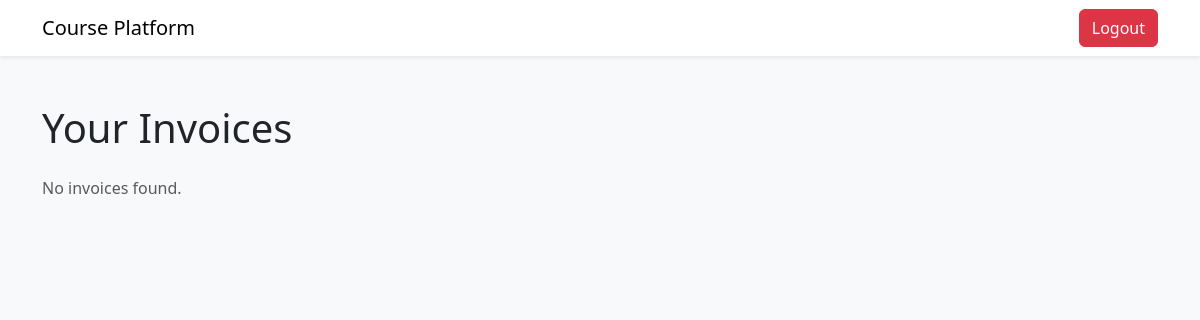
Page /student/invoices (signed in) on the earlier database version.
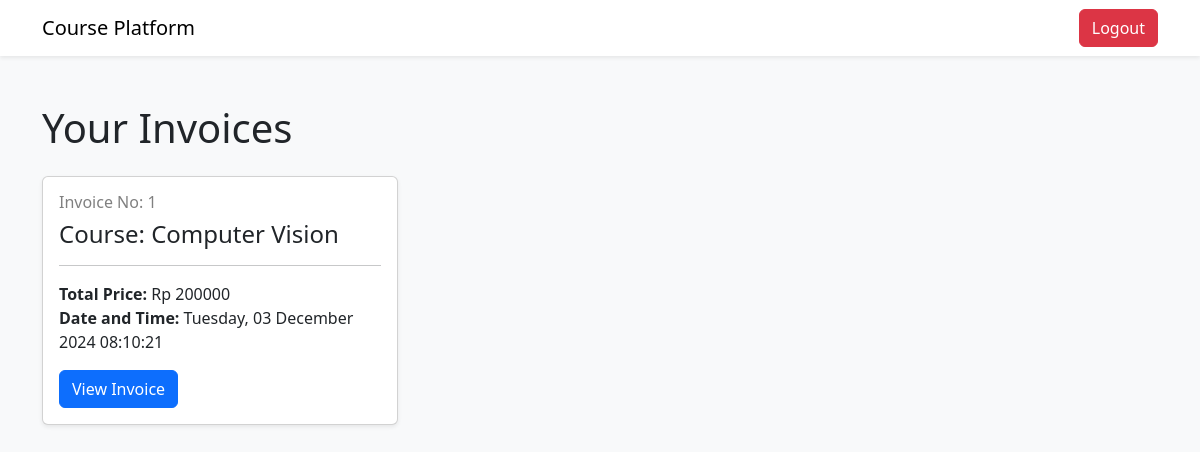
Same page on the later database version.
### tables this page shows
CREATE TABLE invoice (
                id_invoice INTEGER PRIMARY KEY AUTOINCREMENT,
                id_pembayaran INTEGER,
                id_peserta INTEGER,
                detail_invoice TEXT NOT NULL,
                FOREIGN KEY (id_pembayaran) REFERENCES pembayaran(id_pembayaran),
                FOREIGN KEY (id_peserta) REFERENCES peserta(id_peserta)
            );

CREATE TABLE kursus (
                id_kursus INTEGER PRIMARY KEY AUTOINCREMENT,
                id_instruktur INTEGER,
                nama_kursus TEXT NOT NULL,
                harga_kursus INT NOT NULL,
                FOREIGN KEY (id_instruktur) REFERENCES instruktur(id_instruktur)
            );

### features/student.py (the view)
    def invoices(self):
        if not session.get('email') or session.get('role') != 'user':
            return redirect(url_for('home'))
        email = session.get('email')
        student = query_db('SELECT * FROM peserta WHERE email = ?', [email], one=True)
        if not student:
            return redirect(url_for('home'))
        student_id = student['id_peserta']
        invoices = query_db(
            '''
                SELECT invoice.*, pembayaran.*, kursus.*
                FROM invoice
                INNER JOIN pembayaran ON invoice.id_pembayaran = pembayaran.id_pembayaran
                INNER JOIN kursus ON pembayaran.id_kursus = kursus.id_kursus
                WHERE invoice.id_peserta = ?
            ''',
            [student_id]
        )
        return render_template('student/invoice.html', invoices=invoices)

### database.py (called while the page is built)
def get_db():
    db = getattr(g, '_database', None)
    if db is None:
        db = g._database = sqlite3.connect(DATABASE)
        db.row_factory = sqlite3.Row
    return db

def query_db(query, args=(), one=False):
    cur = get_db().execute(query, args)
    rv = cur.fetchall()
    cur.close()
    get_db().commit()
    return (rv[0] if rv else None) if one else rv

### templates/student/invoice.html (shortened to what this page needs)
<!DOCTYPE html>
<html lang="en">
<head>
    <link href="https://cdn.jsdelivr.net/npm/bootstrap@5.3.0/dist/css/bootstrap.min.css" rel="stylesheet">
</head>
<body class="bg-light">
    <nav class="navbar navbar-expand-lg navbar-light bg-white shadow-sm">
        <div class="container">
            <a class="navbar-brand" href="/">Course Platform</a>
            <div class="d-flex">
                <a href="/logout" class="btn btn-danger">Logout</a>
            </div>
        </div>
    </nav>
    <div class="container py-5">
        <h1 class="mb-4">Your Invoices</h1>
        <div class="row g-4">
            {% if invoices %}
            {% for invoice in invoices %}
            <div class="col-md-4">
                <div class="card h-100 shadow-sm">
                    <div class="card-body">
                        <h6 class="card-title h6" style="color: gray;">Invoice No: {{ invoice.id_invoice }}</h6>
                        <h4 class="card-title h4">Course: {{ invoice.nama_kursus }}</h4>
                        <hr>
                        <p class="card-text mb-0"><strong>Total Price:</strong> Rp {{ invoice.harga_kursus }}</p>
                        <p class="card-text"><strong>Date and Time:</strong> {{ invoice.detail_invoice }}</p>
                        <a href="/student/invoice/{{ invoice.id_invoice }}" class="btn btn-primary">View Invoice</a>
                    </div>
                </div>
            </div>
            {% endfor %}
            {% else %}
            <p class="text-muted">No invoices found.</p>
            {% endif %}
        </div>
    </div>
</body>
</html>

Differences in the rows shown:
added invoice: id_invoice "1", nama_kursus "Computer Vision", harga_kursus "200000", detail_invoice "Tuesday, 03 December 2024 08:10:21"
Other differences:
text no longer shown: "No invoices found."
